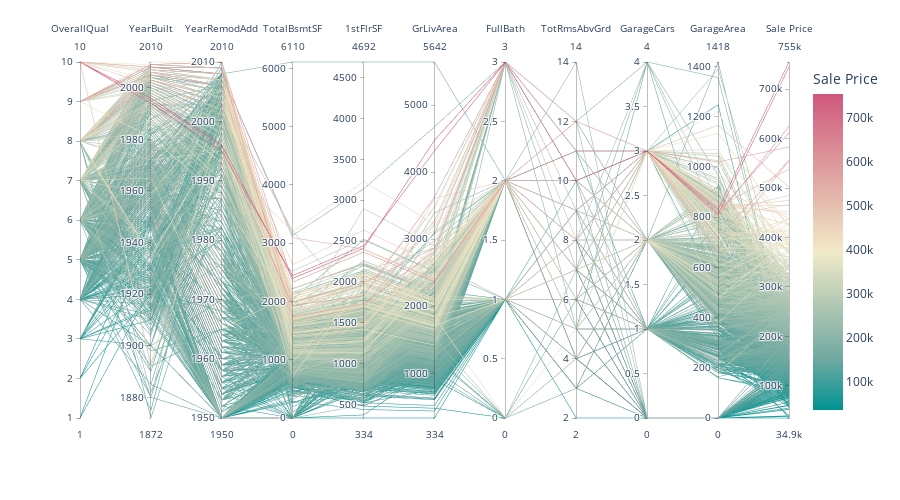

Notebook cell for this chart:
### Markdown cell above
***Visualizing the Correlation between each column and the target variable using jointplot visualization***

### Code cell
#paralllel cordinates graph

# Select important numerical columns
important_num_cols = ['OverallQual', 'YearBuilt', 'YearRemodAdd', 'TotalBsmtSF', '1stFlrSF', 'GrLivArea', 'FullBath', 'TotRmsAbvGrd', 'GarageCars', 'GarageArea', 'SalePrice']

# Filter out rows with missing values in the selected columns
df = df[important_num_cols].dropna()

# Create a parallel coordinates plot
fig = px.parallel_coordinates(df, color="SalePrice", labels={"SalePrice": "Sale Price", "index": "Index"},
                              color_continuous_scale=px.colors.diverging.Tealrose, height=500)
fig.show()

### Figure 1 — Plotly figure (JSON) as saved in the notebook; plotly's stock layout.template omitted (floating-point values rounded to 4 significant figures; data arrays with more than 128 entries replaced by an {"elided": "..."} marker saying what was removed)
{"data": [{"dimensions": [{"label": "OverallQual", "values": {"elided": "1460 int values"}}, {"label": "YearBuilt", "values": {"elided": "1460 int values"}}, {"label": "YearRemodAdd", "values": {"elided": "1460 int values"}}, {"label": "TotalBsmtSF", "values": {"elided": "1460 int values"}}, {"label": "1stFlrSF", "values": {"elided": "1460 int values"}}, {"label": "GrLivArea", "values": {"elided": "1460 int values"}}, {"label": "FullBath", "values": {"elided": "1460 int values"}}, {"label": "TotRmsAbvGrd", "values": {"elided": "1460 int values"}}, {"label": "GarageCars", "values": {"elided": "1460 int values"}}, {"label": "GarageArea", "values": {"elided": "1460 int values"}}, {"label": "Sale Price", "values": {"elided": "1460 int values"}}], "domain": {"x": [0, 1], "y": [0, 1]}, "line": {"color": {"elided": "1460 int values"}, "coloraxis": "coloraxis"}, "name": "", "type": "parcoords"}], "layout": {"coloraxis": {"colorbar": {"title": {"text": "Sale Price"}}, "colorscale": [[0, "rgb(0, 147, 146)"], [0.1667, "rgb(114, 170, 161)"], [0.3333, "rgb(177, 199, 179)"], [0.5, "rgb(241, 234, 200)"], [0.6667, "rgb(229, 185, 173)"], [0.8333, "rgb(217, 137, 148)"], [1, "rgb(208, 88, 126)"]]}, "height": 500, "legend": {"tracegroupgap": 0}, "margin": {"t": 60}}}
